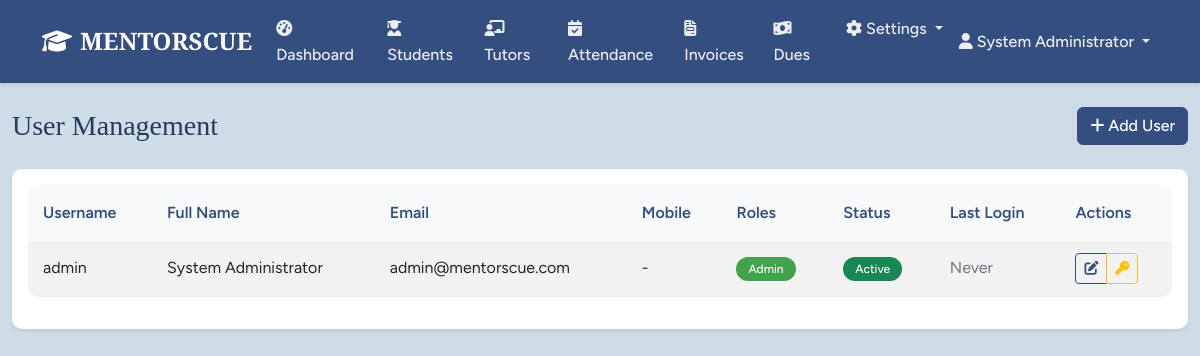
Before: /admin/users (signed in) with the older database file.
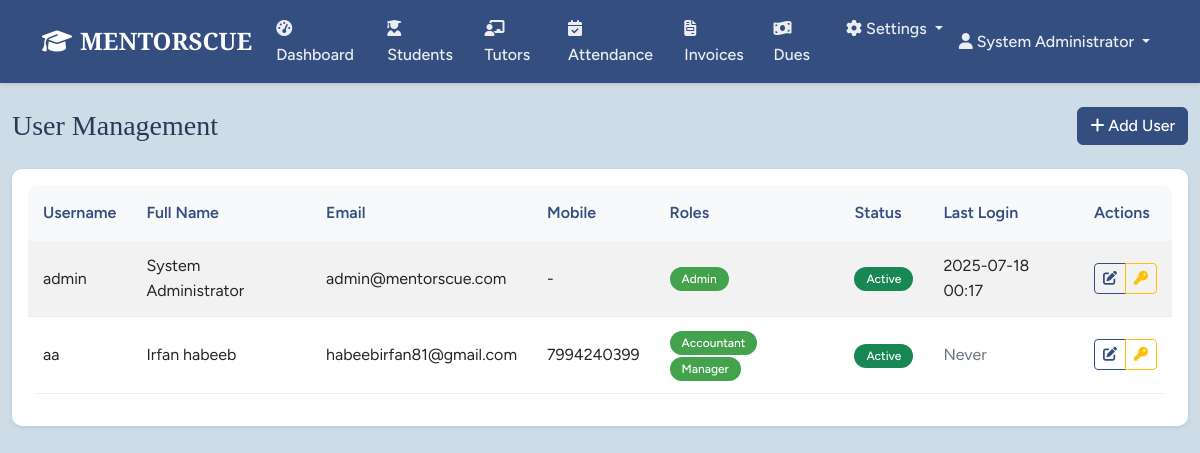
After: the same page with the newer database file.
### models.py (models this page shows, shortened)
class User(UserMixin, db.Model):
    id = db.Column(db.Integer, primary_key=True)
    username = db.Column(db.String(80), unique=True, nullable=False)
    password_hash = db.Column(db.String(256), nullable=False)
    email = db.Column(db.String(120), unique=True, nullable=True)
    full_name = db.Column(db.String(120), nullable=True)
    mobile = db.Column(db.String(20), nullable=True)
    created_at = db.Column(db.DateTime, default=datetime.utcnow)
    last_login = db.Column(db.DateTime)
    is_active = db.Column(db.Boolean, default=True)
    remember_me = db.Column(db.Boolean, default=False)
    roles = db.relationship('Role', secondary=user_roles, backref='users')
    def has_role(self, role_name):
        return any(role.name == role_name for role in self.roles)
    def has_permission(self, permission):
        return any(role.has_permission(permission) for role in self.roles)
    def is_tutor_user(self):
        return self.has_role('Tutor')

class Role(db.Model):
    id = db.Column(db.Integer, primary_key=True)
    name = db.Column(db.String(80), unique=True, nullable=False)
    description = db.Column(db.String(255))
    permissions = db.Column(db.Integer, default=0)
    is_default = db.Column(db.Boolean, default=False)
    is_custom = db.Column(db.Boolean, default=False)
    created_at = db.Column(db.DateTime, default=datetime.utcnow)
    def has_permission(self, perm):
        return self.permissions & perm == perm

### routes.py (the view)
@app.route('/admin/users')
@login_required
@permission_required(Permission.MANAGE_USERS)
def user_management():
    users = User.query.all()
    roles = Role.query.all()
    return render_template('user_management.html', users=users, roles=roles)

### app.py (called while the page is built)
@login_manager.user_loader
def load_user(user_id):
    from models import User
    return User.query.get(int(user_id))

### routes.py (called while the page is built)
@app.context_processor
def inject_permissions():
    return dict(Permission=Permission, User=User, Role=Role, Student=Student, Tutor=Tutor,
                Attendance=Attendance, StudentInvoice=StudentInvoice,
                TutorReceipt=TutorReceipt, Announcement=Announcement, Settings=Settings,
                datetime=datetime, db=db, timedelta=timedelta)

### utils.py (called while the page is built)
def permission_required(permission):
    def decorator(f):
        from functools import wraps
        @wraps(f)
        def decorated_function(*args, **kwargs):
            from flask_login import current_user
            from flask import abort
            if not current_user.is_authenticated:
                return redirect(url_for('auth.login'))
            if not current_user.has_permission(permission):
                abort(403)
            return f(*args, **kwargs)
        return decorated_function
    return decorator

### templates/user_management.html (shortened to what the changed rows need)
{% extends "base.html" %}
{% block content %}
<div class="container-fluid">
    <div class="row">
        <div class="col-md-12">
            <div class="d-flex justify-content-between align-items-center mb-4">
                <h1 class="h3 mb-0">User Management</h1>
            </div>
            <div class="card">
                <div class="card-body">
                    <div class="table-responsive">
                        <table class="table table-striped">
                            <thead>
                                <tr>
                                    <th>Username</th>
                                    <th>Full Name</th>
                                    <th>Email</th>
                                    <th>Mobile</th>
                                    <th>Roles</th>
                                    <th>Status</th>
                                    <th>Last Login</th>
                                    <th>Actions</th>
                                </tr>
                            </thead>
                            <tbody>
                                {% for user in users %}
                                    {% if not user.is_tutor_user() %}
                                    <tr>
                                        <td>{{ user.username }}</td>
                                        <td>{{ user.full_name or '-' }}</td>
                                        <td>{{ user.email or '-' }}</td>
                                        <td>{{ user.mobile or '-' }}</td>
                                        <td>
                                            {% for role in user.roles %}
                                                <span class="badge bg-secondary">{{ role.name }}</span>
                                            {% endfor %}
                                        </td>
                                        <td>
                                            {% if user.is_active %}
                                                <span class="badge bg-success">Active</span>
                                            {% else %}
                                                <span class="badge bg-danger">Inactive</span>
                                            {% endif %}
                                        </td>
                                        <td>
                                            {% if user.last_login %}
                                                {{ user.last_login.strftime('%Y-%m-%d %H:%M') }}
                                            {% else %}
                                                <span class="text-muted">Never</span>
                                            {% endif %}
                                        </td>
                                        <td>
                                            <div class="btn-group" role="group">
                                                <button class="btn btn-sm btn-outline-primary"
                                                        onclick="editUser({{ user.id }}, '{{ user.username }}', '{{ user.full_name or '' }}', '{{ user.email or '' }}', '{{ user.mobile or '' }}', {{ user.is_active|lower }}, {{ user.roles|map(attribute='id')|list }})">
                                                    <i class="fas fa-edit"></i>
                                                </button>
                                                <button class="btn btn-sm btn-outline-warning"
                                                        onclick="resetPassword({{ user.id }}, '{{ user.username }}')">
                                                    <i class="fas fa-key"></i>
                                                </button>
                                            </div>
                                        </td>
                                    </tr>
                                    {% endif %}
                                {% endfor %}
                            </tbody>
                        </table>
                    </div>
                </div>
            </div>
        </div>
    </div>
</div>
{% endblock %}

### templates/base.html (shortened to what the changed rows need)
<!DOCTYPE html>
<html lang="en">
<head>
    <link href="https://cdn.jsdelivr.net/npm/bootstrap@5.3.0/dist/css/bootstrap.min.css" rel="stylesheet">
    <link href="https://cdnjs.cloudflare.com/ajax/libs/font-awesome/6.4.0/css/all.min.css" rel="stylesheet">
    <link href="{{ url_for('static', filename='css/style.css') }}" rel="stylesheet">
</head>
<body>
    {% if current_user.is_authenticated %}
    <nav class="navbar navbar-expand-lg navbar-dark bg-primary">
        <div class="container">
            <a class="navbar-brand fw-bold" href="{{ url_for('dashboard') }}">
                <i class="fas fa-graduation-cap me-2"></i>MENTORSCUE
            </a>
            <div class="collapse navbar-collapse" id="navbarNav">
                <ul class="navbar-nav me-auto">
                    {% if current_user.is_tutor_user() %}
                        <li class="nav-item">
                            <a class="nav-link" href="{{ url_for('tutor_dashboard') }}">
                                <i class="fas fa-tachometer-alt me-1"></i>Dashboard
                            </a>
                        </li>
                        <li class="nav-item">
                            <a class="nav-link" href="{{ url_for('attendance') }}">
                                <i class="fas fa-calendar-check me-1"></i>Attendance
                            </a>
                        </li>
                    {% else %}
                        <li class="nav-item">
                            <a class="nav-link" href="{{ url_for('dashboard') }}">
                                <i class="fas fa-tachometer-alt me-1"></i>Dashboard
                            </a>
                        </li>
                        {% if current_user.has_permission(Permission.VIEW_STUDENTS) %}
                        <li class="nav-item">
                            <a class="nav-link" href="{{ url_for('students_list') }}">
                                <i class="fas fa-user-graduate me-1"></i>Students
                            </a>
                        </li>
                        {% endif %}
                        {% if current_user.has_permission(Permission.VIEW_TUTORS) %}
                        <li class="nav-item">
                            <a class="nav-link" href="{{ url_for('tutors_list') }}">
                                <i class="fas fa-chalkboard-teacher me-1"></i>Tutors
                            </a>
                        </li>
                        {% endif %}
                        {% if current_user.has_permission(Permission.VIEW_ATTENDANCE) %}
                        <li class="nav-item">
                            <a class="nav-link" href="{{ url_for('attendance') }}">
                                <i class="fas fa-calendar-check me-1"></i>Attendance
                            </a>
                        </li>
                        {% endif %}
                        {% if current_user.has_permission(Permission.VIEW_INVOICES) %}
                        <li class="nav-item">
                            <a class="nav-link" href="{{ url_for('invoices') }}">
                                <i class="fas fa-file-invoice me-1"></i>Invoices
                            </a>
                        </li>
                        {% endif %}
                        {% if current_user.has_permission(Permission.VIEW_STUDENTS) %}
                        <li class="nav-item">
                            <a class="nav-link" href="{{ url_for('dues') }}">
                                <i class="fas fa-money-bill-wave me-1"></i>Dues
                            </a>
                        </li>
                        {% endif %}
                        {% if current_user.has_permission(Permission.ACCESS_SETTINGS) %}
                        <li class="nav-item dropdown">
                            <a class="nav-link dropdown-toggle" href="#" id="settingsDropdown" role="button" data-bs-toggle="dropdown">
                                <i class="fas fa-cog me-1"></i>Settings
                            </a>
                        </li>
                        {% endif %}
                    {% endif %}
                </ul>
                <ul class="navbar-nav">
                    <li class="nav-item dropdown">
                        <a class="nav-link dropdown-toggle" href="#" data-bs-toggle="dropdown">
                            <i class="fas fa-user me-1"></i>{{ current_user.full_name or current_user.username }}
                        </a>
                    </li>
                </ul>
            </div>
        </div>
    </nav>
    {% endif %}
    <main class="py-4">
        {% block content %}{% endblock %}
    </main>
</body>
</html>

Changed rows visible on the page:
changed User "admin": last_login (not shown) → "2025-07-18 00:17"; no longer shows "Never"
added User: username "aa", full_name "Irfan habeeb", email "habeebirfan81@gmail.com", mobile "7994240399", is_active "Active", shows "Never"
now on this page (row unchanged): Role: name "Accountant", shown under "aa"
now on this page (row unchanged): Role: name "Manager", shown under "aa"
